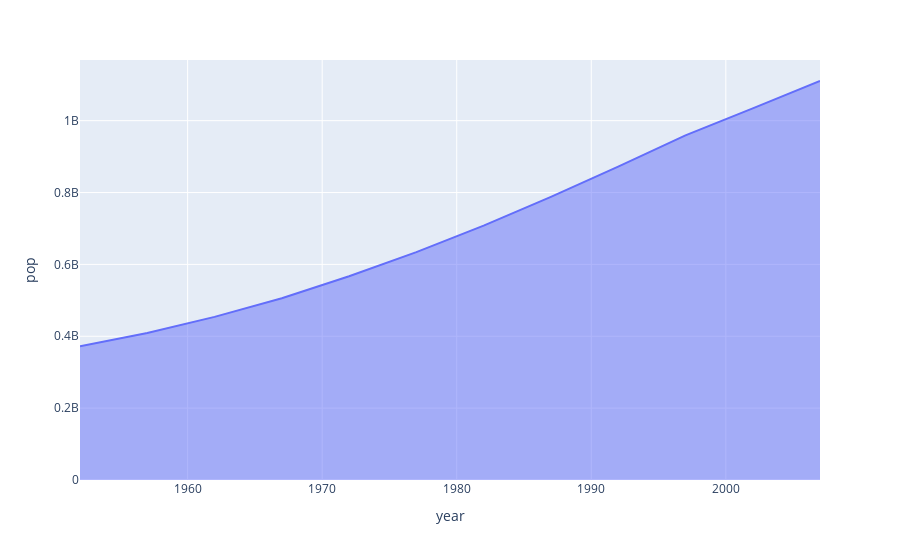

Here is the notebook cell this chart was saved with:
### Code cell
px.area(result, x='year', y='pop')

### Figure 1 — Plotly figure (JSON) as saved in the notebook; plotly's stock layout.template omitted (floating-point values rounded to 4 significant figures)
{"data": [{"fillpattern": {"shape": ""}, "hovertemplate": "year=%{x}<br>pop=%{y}<extra></extra>", "legendgroup": "", "line": {"color": "#636efa"}, "marker": {"symbol": "circle"}, "mode": "lines", "name": "", "orientation": "v", "showlegend": false, "stackgroup": "1", "type": "scatter", "x": [1952, 1957, 1962, 1967, 1972, 1977, 1982, 1987, 1992, 1997, 2002, 2007], "xaxis": "x", "y": [372000000, 409000000, 454000000, 506000000, 567000000, 634000000, 708000000, 788000000, 872000000, 959000000, 1034172547, 1110396331], "yaxis": "y"}], "layout": {"legend": {"tracegroupgap": 0}, "margin": {"t": 60}, "xaxis": {"anchor": "y", "domain": [0, 1], "title": {"text": "year"}}, "yaxis": {"anchor": "x", "domain": [0, 1], "title": {"text": "pop"}}}}
